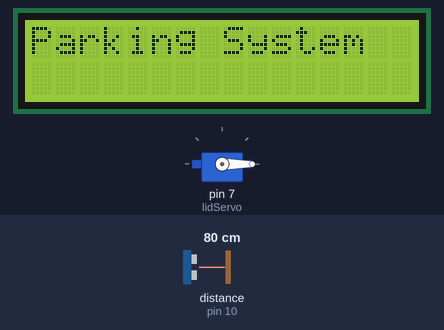
Recording of a sketch running on a simulated Arduino Uno, built with avr-gcc and run on an emulated ATmega328P. Shown: 16×2 character LCD, servo. Wiring (inferred from the names in the program): ultrasonic range finder: trigger pin 9; echo pin 10. The test bench sets the inputs (shaded band); at power-on: distance to the obstacle (sensor on pin 10) 80 cm. The echo pulse lasts 58.3 µs per cm; what the sketch prints to the serial monitor is not drawn.

Above: at 1.2 s.
1.3 s: distance to the obstacle (sensor on pin 10) set to 7 cm
2.8 s: distance to the obstacle (sensor on pin 10) set to 4 cm
At 3.3 s:
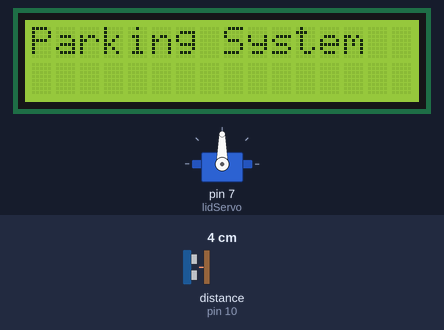
4.3 s: distance to the obstacle (sensor on pin 10) set to 9 cm
At 6.1 s:
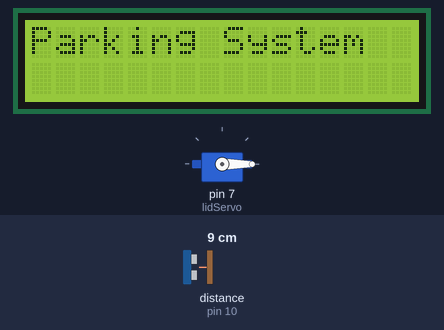
6.9 s: distance to the obstacle (sensor on pin 10) set to 2 cm
At 8.4 s:
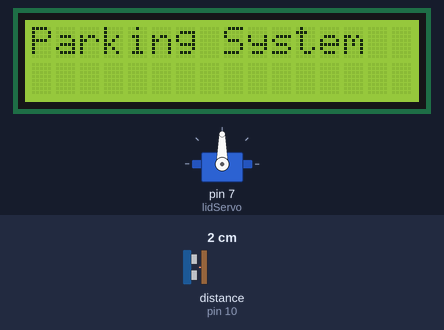
Timing chart, 0 to 9.4 s (numbered marks = the images above; inputs shaded):
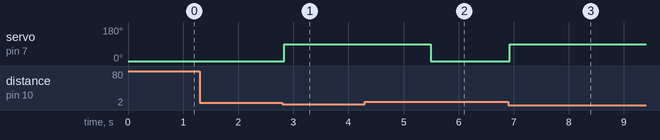

Measured:
- the behaviour switches between 6 and 5 cm on distance to the obstacle (sensor on pin 10) (found by bisection; images 0 and 1)
- after the input at 1.3 s, every drawn part: stays the same
- after the input at 2.8 s, servo on pin 7 (lidServo): 0° → 90° at once
- after the input at 4.3 s, servo on pin 7 (lidServo): 90° → 0° after 1.2 s
- after the input at 6.9 s, servo on pin 7 (lidServo): 0° → 90° at once

The sketch:

dustbinSolo.ino
```cpp
//ONLY DUSTBIN CODE

#include <Wire.h>
#include <LiquidCrystal_I2C.h>
#include <Servo.h>

// -------- LCD --------
LiquidCrystal_I2C lcd(0x27, 16, 2);

// -------- DUSTBIN --------
Servo lidServo;

const int trigPin = 9;
const int echoPin = 10;

long duration;
int distance;

bool isOpen = false;
unsigned long lastSeenTime = 0;

int getDistance() {
  digitalWrite(trigPin, LOW);
  delayMicroseconds(2);

  digitalWrite(trigPin, HIGH);
  delayMicroseconds(10);
  digitalWrite(trigPin, LOW);

  duration = pulseIn(echoPin, HIGH, 20000);
  int dist = duration * 0.034 / 2;

  if (dist == 0 || dist > 200)
    return 200;

  return dist;
}

void setup() {
  Serial.begin(9600);

  // LCD setup
  lcd.begin(16, 2);
  lcd.backlight();
  lcd.clear();
  lcd.print("Parking System");
  // lcd.setCursor(0, 1);
  // lcd.print("Smart Dustbin");

  // Ultrasonic
  pinMode(trigPin, OUTPUT);
  pinMode(echoPin, INPUT);

  // Servo
  lidServo.attach(7);
  lidServo.write(0);  // closed
}

void loop() {
  distance = getDistance();

  Serial.print("Distance: ");
  Serial.println(distance);

  // Object detected
  if (distance < 5) {
    if (!isOpen) {
      lidServo.write(90); // open lid
      isOpen = true;
    }
    lastSeenTime = millis();
  }

  // Auto close after delay
  if (isOpen && (millis() - lastSeenTime > 1200)) {
    lidServo.write(0); // close lid
    isOpen = false;
  }

  delay(50);
}
```
